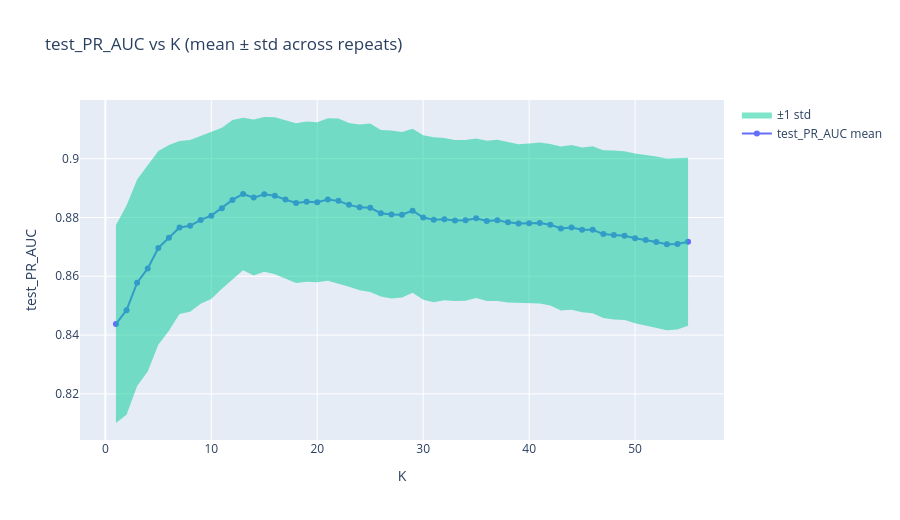
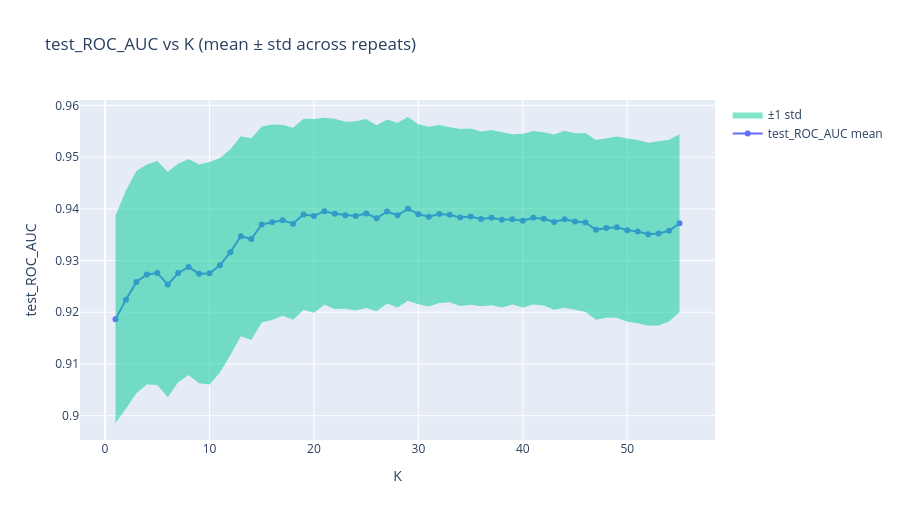
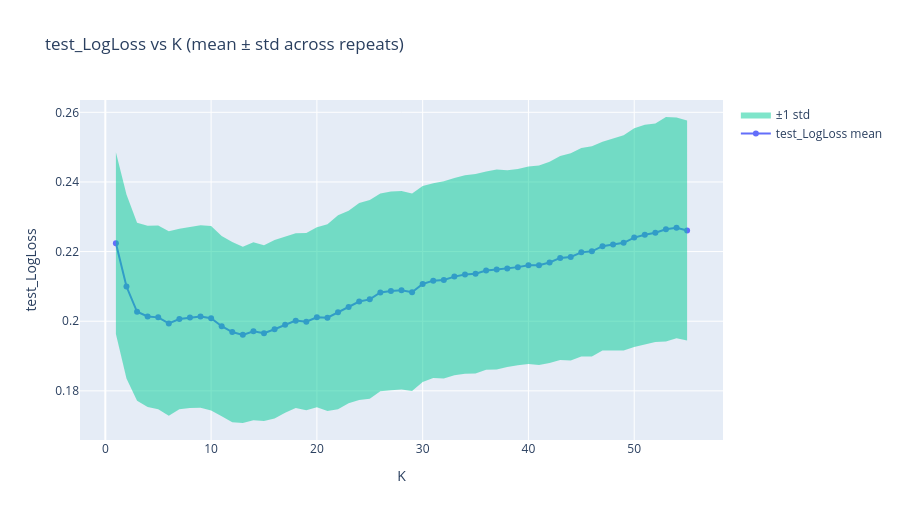
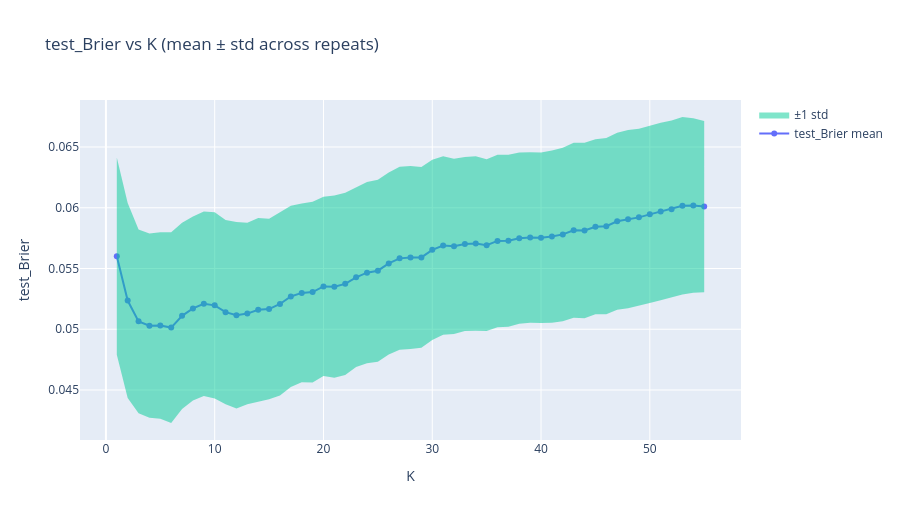

Source (notebook cell) for these figures, in order:
### Code cell
import plotly.graph_objects as go
import plotly.express as px

def line_with_band(metric):
    dfm = res.groupby("K")[metric].agg(["mean","std"]).reset_index().sort_values("K")
    dfm.columns = ["K","mean","std"]
    dfm["lo"] = dfm["mean"] - dfm["std"]
    dfm["hi"] = dfm["mean"] + dfm["std"]

    fig = go.Figure()
    fig.add_trace(go.Scatter(x=dfm["K"], y=dfm["mean"], mode="lines+markers", name=f"{metric} mean"))
    fig.add_trace(go.Scatter(x=dfm["K"], y=dfm["hi"], mode="lines", line=dict(width=0), showlegend=False))
    fig.add_trace(go.Scatter(
        x=dfm["K"], y=dfm["lo"], mode="lines", fill="tonexty",
        line=dict(width=0), name="±1 std", opacity=0.2
    ))
    fig.update_layout(
        title=f"{metric} vs K (mean ± std across repeats)",
        xaxis_title="K",
        yaxis_title=metric,
        height=520
    )
    fig.show()

for m in [
    "test_PR_AUC","test_ROC_AUC","test_LogLoss","test_Brier",
    "youden_test_Sensitivity","youden_test_Specificity","youden_test_Precision",
    "f1_test_Sensitivity","f1_test_Specificity","f1_test_Precision"
]:
    line_with_band(m)
